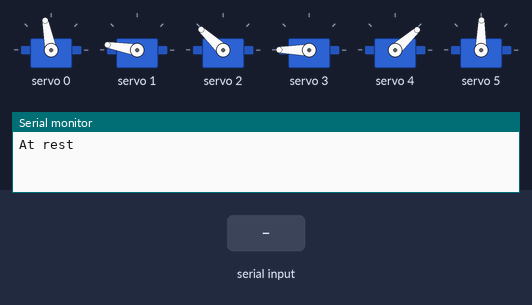
Recording of a sketch running on a simulated Arduino Uno, built with avr-gcc and run on an emulated ATmega328P. Parts: 6 × servo, the last lines printed to the serial monitor. The test bench sets the inputs (shaded band).

Above: at 2.2 s.
2.3 s: "S,45\n" received over Serial
At 3.7 s:
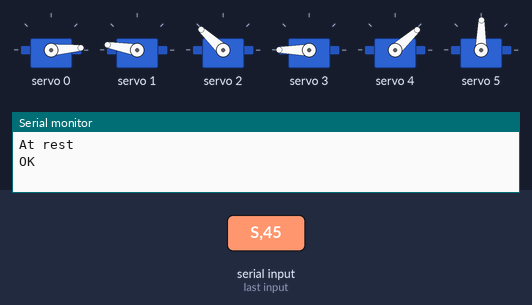
4.9 s: "R90\n" received over Serial
At 5.35 s:
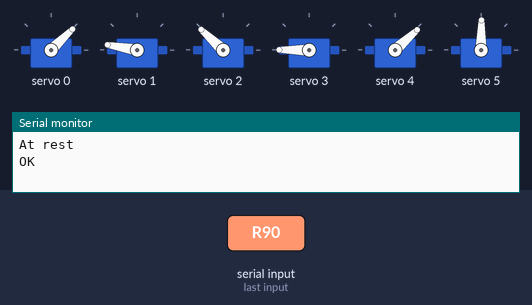
7.5 s: "M,45\n" received over Serial
At 7.95 s:
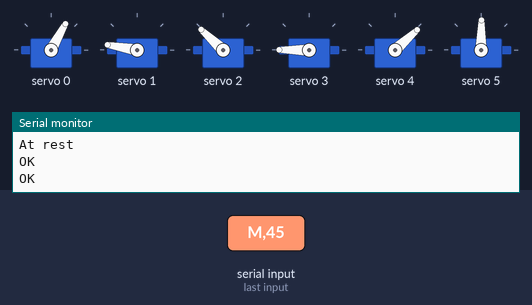
10.1 s: "R,45\n" received over Serial
At 10.25 s:
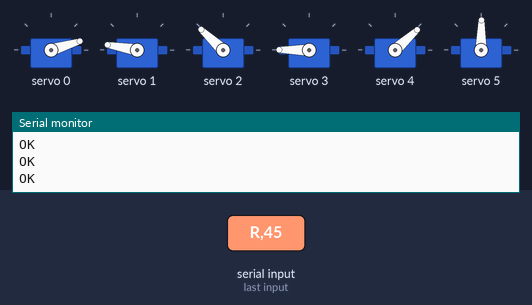
Timing chart, 0 to 13.1 s (numbered marks = the images above; inputs shaded):
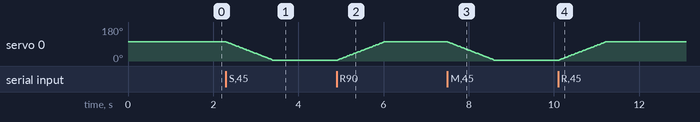

The sketch:

serial_comms.ino
```cpp
#include <Wire.h>
#include <Adafruit_PWMServoDriver.h>

Adafruit_PWMServoDriver driver = Adafruit_PWMServoDriver();

//order: base, shoulder, elbow, wrist, claw, gripper
const String SERVO_NAMES[6] = {"base", "shoulder", "elbow", "wrist", "claw", "gripper"};
const int SERVO_COUNT  = 6;
const int SERVO_CH[6]  = {0, 1, 2, 3, 4, 5};

const int TICK_MIN[6]  = {120, 150, 120, 140, 120, 230};
const int TICK_REST[6] = {325, 470, 400, 519, 200, 300};
const int TICK_MAX[6]  = {530, 530, 409, 520, 480, 370};

float currentTick[6];
float targetTick[6];

void setup() {
  Serial.begin(115200);
  Wire.begin();
  driver.begin();
  driver.setOscillatorFrequency(27000000);
  driver.setPWMFreq(50);
  delay(10);

  for (int i = 0; i < SERVO_COUNT; i++) {
    currentTick[i] = TICK_REST[i];
    targetTick[i]  = TICK_REST[i];
    driver.setPWM(i, 0, TICK_REST[i]);
  }
  delay(1000);
  Serial.println("At rest");
}

String inputBuffer = "";

void interpolateAll() {
    bool moving = true;
    while (moving) {
        moving = false;
        for (int i = 0; i < SERVO_COUNT; i++) {
            float diff = targetTick[i] - currentTick[i];
            float threshold = (i == 3) ? 5.0 : 1.0; //increased wrist deadzone due to servo inconsistency
            if (abs(diff) < threshold) continue;
            moving = true;
            float step = constrain(diff, -2.0, 2.0);
            currentTick[i] += step;
            currentTick[i] = constrain(currentTick[i], TICK_MIN[i], TICK_MAX[i]);
            driver.setPWM(SERVO_CH[i], 0, (int)round(currentTick[i]));
        }
        delay(10);
    }
}

void readAndRun(String line) {
  line.trim();
  if (line.length() < 1) { Serial.println("ERR"); return; }

  char cmd = line.charAt(0);

  if (cmd == 'S') {
    int comma = line.indexOf(',');
    if (comma < 0) { Serial.println("ERR"); return; }

    int servoID = line.substring(1, comma).toInt();
    int tick    = line.substring(comma + 1).toInt();

    if (servoID < 0 || servoID > 5) { Serial.println("ERR"); return; }
    tick = constrain(tick, TICK_MIN[servoID], TICK_MAX[servoID]);
    targetTick[servoID] = tick;
    interpolateAll();
    Serial.println("OK");
  }
  else if (cmd == 'M') {
    String payload = line.substring(1);
    bool valid = true;
    int pos = 0;

    while (pos < payload.length()) {
      int c1 = payload.indexOf(',', pos);
      if (c1 < 0) { valid = false; break; }
      int c2 = payload.indexOf(',', c1 + 1);

      int servoID = payload.substring(pos, c1).toInt();
      int tick = (c2 < 0)
                  ? payload.substring(c1 + 1).toInt()
                  : payload.substring(c1 + 1, c2).toInt();

      if (servoID < 0 || servoID > 5) { valid = false; break; }
      tick = constrain(tick, TICK_MIN[servoID], TICK_MAX[servoID]);
      targetTick[servoID] = tick;
      pos = (c2 < 0) ? payload.length() : c2 + 1;
    }

    if (!valid) { Serial.println("ERR"); return; }
    interpolateAll();
    Serial.println("OK");
  }
  else if (cmd == 'R') {
    for (int i = 0; i < SERVO_COUNT; i++) {
      targetTick[i] = TICK_REST[i];
    }
    interpolateAll();
    Serial.println("OK");
  }
  else if (cmd == 'Q') {
    for (int i = 0; i < SERVO_COUNT; i++) {
        Serial.print(SERVO_NAMES[i]);
        Serial.print(":");
        Serial.print((int)round(currentTick[i]));
        if (i < SERVO_COUNT - 1) Serial.print(",");
    }
    Serial.println();
  }
  else {
      Serial.println("ERR");
  }
}

void loop() {
  while (Serial.available()) {
    char c = (char)Serial.read();
    if (c == '\n') {
      if (inputBuffer.length() > 0) {
        readAndRun(inputBuffer);
        inputBuffer = "";
      }
    } else if (c != '\r') {
      inputBuffer += c;
    }
  }
}
```

Measured:
- after the input at 2.3 s, servo 0: moves from 101° to 4° over 1.1 s, starting at once
- after the input at 4.9 s, servo 0: moves from 4° to 101° over 1.1 s, starting at once
- after the input at 7.5 s, servo 0: moves from 101° to 4° over 1.1 s, starting at once
- after the input at 10.1 s, servo 0: moves from 4° to 101° over 1.1 s, starting at once
